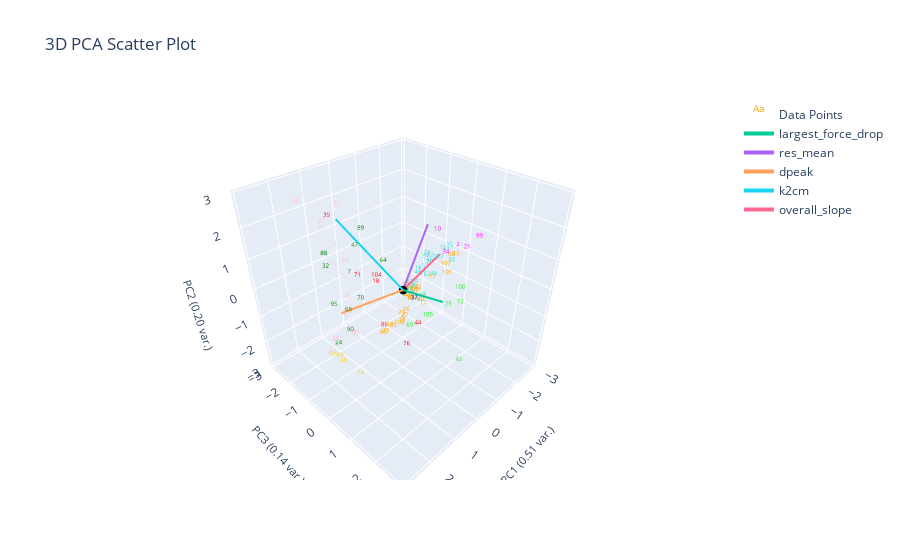

Notebook code for this chart:
### Markdown cell above
# Nearest Centroid
- Each class is represented by it's centroid, with test sample classified to the class with the nearest centroid

### Code cell
from sklearn.neighbors import NearestCentroid

X = plotting.extract_numerical_features(marions_labeled_data).values.tolist()
y = marions_labeled_data[f'{ylabel_name}_nums'].values.tolist()
nc = NearestCentroid()
nc.fit(X,y)
nc_predictions = pd.Series(nc.predict(clustering_features.values))

nc_actual = marions_labeled_data[f'{ylabel_name}_nums']
nc_changed_ylabel_idxs = find_changed_ylabel_data(nc_predictions, nc_actual)
nc_corrected_predictions = correct_pseudo_ylabels_to_actual(nc_predictions, nc_actual, nc_changed_ylabel_idxs)

plotting.plot_cluster_subplots(nc_corrected_predictions, curve_data, 
                                  clustering_method="Nearest Centroid", 
                                  cluster_category_names=cluster_num_to_ylabel,
                                  bold_idxs=nc_actual.index
                                  )
plotting.plot_cluster_subplots(nc_predictions, curve_data,
                                  clustering_method="Nearest Centroid", 
                                  cluster_category_names=cluster_num_to_ylabel,
                                  pseudo_corrections=nc_corrected_predictions,
                                  bold_idxs=nc_actual.index
                                  )
plotting.plot_pca(clustering_features, nc_predictions, 3,
                  graph_title=f'',
                  ylabel_name=ylabel_name,)

### Figure 1 — Plotly figure (JSON) as saved in the notebook; plotly's stock layout.template omitted (floating-point values rounded to 4 significant figures)
{"data": [{"mode": "text", "name": "Data Points", "text": ["0", "1", "2", "3", "4", "5", "6", "7", "8", "9", "10", "11", "12", "13", "14", "15", "16", "17", "18", "19", "20", "21", "22", "23", "24", "25", "26", "27", "28", "29", "30", "31", "32", "33", "34", "35", "36", "37", "38", "39", "40", "41", "42", "43", "44", "45", "46", "47", "48", "49", "50", "51", "52", "53", "54", "55", "56", "57", "58", "59", "60", "61", "62", "63", "64", "65", "66", "67", "68", "69", "70", "71", "72", "73", "74", "75", "76", "77", "78", "79", "80", "81", "82", "83", "84", "85", "86", "87", "88", "89", "90", "91", "92", "93", "94", "95", "96", "97", "98", "99", "100", "101", "102", "103", "104", "105", "106", "107", "108", "109"], "textfont": {"color": ["orange", "turquoise", "magenta", "pink", "turquoise", "pink", "magenta", "green", "orange", "orange", "magenta", "turquoise", "orange", "orange", "orange", "turquoise", "turquoise", "orange", "red", "pink", "orange", "magenta", "turquoise", "turquoise", "green", "lime", "orange", "pink", "orange", "orange", "pink", "turquoise", "green", "orange", "magenta", "red", "pink", "blue", "pink", "orange", "orange", "pink", "orange", "lime", "red", "turquoise", "turquoise", "green", "gold", "turquoise", "turquoise", "turquoise", "turquoise", "pink", "orange", "pink", "orange", "pink", "turquoise", "orange", "turquoise", "pink", "turquoise", "orange", "green", "green", "orange", "pink", "magenta", "lime", "green", "red", "lime", "orange", "gold", "turquoise", "red", "turquoise", "pink", "orange", "gold", "orange", "turquoise", "orange", "magenta", "orange", "red", "pink", "green", "green", "green", "turquoise", "orange", "turquoise", "turquoise", "green", "orange", "pink", "orange", "magenta", "lime", "orange", "magenta", "turquoise", "red", "lime", "magenta", "orange", "orange", "gold"], "size": 6}, "type": "scatter3d", "x": [-0.4106, -0.9288, -2.596, 1.104, -0.04511, 1.466, -4.148, 1.804, -0.3853, 0.000174, -2.121, -1.442, 0.07756, 0.2565, 0.3918, -2.119, -0.9654, -1.382, 1.491, 1.185, 0.3561, -1.272, -1.627, -1.172, 1.882, 0.191, -0.1242, 1.567, -0.1115, 0.01755, 1.734, -2.217, 1.471, -2.439, -1.071, 2.383, 1.738, 0.1452, 2.03, -0.7734, -0.4269, 1.234, -0.2648, 1.211, 0.8373, -0.2236, -0.9016, 1.719, 2.593, -0.6936, -1.217, -0.9873, -1.33, 0.9893, -0.5549, 1.224, -0.03471, 2.119, -0.4056, -0.5167, 0.1873, 1.594, -1.097, -0.4578, 0.6658, 1.541, -0.5375, 1.385, -3.767, 2.065, 1.667, 2.267, 0.9181, -0.6715, 2.547, -2.345, 1.713, -1.346, 1.47, 0.6275, 2.234, -0.5391, -0.5084, -0.5667, -3.086, 0.4854, 2.083, 1.533, 2.35, 0.9782, 1.906, -1.156, -0.8135, -1.657, -0.5038, 1.814, 0.7143, 1.507, -2.284, -2.536, 0.03863, -1.921, -3.354, -1.303, 1.322, 0.7258, -4.755, -1.993, 0.185, 2.366], "y": [-0.1336, -0.245, -0.0996, -1.642, 0.7684, -0.7981, -0.2511, -0.1305, -0.03606, -0.01009, -0.5867, -0.397, 0.8814, 0.2269, -0.162, -0.324, -0.3004, -0.07603, 0.5295, -1.677, 0.4095, 1.204, -0.4341, -0.1638, -0.8133, 1.849, 0.1201, -1.445, 0.2224, -0.05074, -2.329, -0.2818, -1.661, -0.04144, 0.6504, -0.01132, -1.268, 0.5861, -0.7415, 0.09165, -0.2621, -1.078, 0.4705, 3.064, 1.393, 0.04536, -0.2687, 0.05331, 0.3655, 0.5424, -0.07552, -0.06003, -0.3571, -1.365, -0.04577, 0.04454, 0.1263, -0.8369, -0.02147, -0.3964, 0.8656, -0.6886, -0.05282, -0.1158, -0.07978, -0.6477, -0.06799, -0.3083, -0.2996, 2.278, 0.09565, 0.7689, 2.747, -0.1277, 0.9987, -0.2365, 1.836, -0.1956, -0.5988, -0.1188, -0.2943, -0.2451, -0.2033, -0.0763, -0.1993, 0.06686, 1.451, -0.748, -0.3496, -0.581, -0.1527, -0.3158, -0.1525, 0.4253, -0.00594, -0.9447, -0.1243, -0.4438, -0.0895, 0.725, 2.076, 0.05319, -0.1952, 0.1731, 0.3696, 1.629, -0.1863, -0.06404, 0.02932, -0.4441], "z": [-0.8724, -0.04772, 0.1429, 1.06, 0.0005921, 0.5397, 1.092, 1.156, -0.4434, -1.348, 0.7049, 0.1231, -0.2161, -1.136, -1.441, 0.1429, -0.08318, -0.4948, 1.041, 0.4144, -0.7653, 1.165, 0.02055, 0.4204, -1.654, 0.3368, -0.4292, 2.029, -0.4424, -1.144, 2.361, 0.06222, 0.47, -0.1083, 0.8491, 3.011, 2.01, -0.1701, -1.361, -0.867, -0.8309, -0.4348, -0.4918, -0.09782, -0.1891, -0.3818, -0.2061, 1.985, -1.075, 0.225, 0.1545, 0.4271, -0.2145, 0.5791, -0.8905, -0.04316, -0.9442, -1.91, -0.337, -0.5344, -0.04446, 2.792, -0.274, -0.8517, 1.018, -0.4998, -0.6077, 0.9178, 1.054, 1.014, 0.3784, 1.723, 1.296, -0.6699, -1.099, 0.1614, -0.06598, 0.01022, -1.393, -1.534, -1.574, -0.5951, -0.3348, -0.4594, 0.3475, -1.307, 0.5324, -0.7392, 1.851, 1.928, -0.7173, -0.4028, -0.6668, 0.2206, -0.207, -0.3249, -1.557, -1.273, -0.09006, 0.8118, 0.9064, -0.5457, 0.5385, 0.3721, 1.072, 0.1508, 1.036, -0.2881, -1.389, -1.542]}, {"marker": {"color": "black", "size": 3}, "mode": "markers", "name": "Origin", "showlegend": false, "type": "scatter3d", "x": [0], "y": [0], "z": [0]}, {"line": {"width": 4}, "mode": "lines+text", "name": "largest_force_drop", "textposition": "top center", "type": "scatter3d", "x": [0, 1.091], "y": [0, 2.378], "z": [0, 1.397]}, {"line": {"width": 4}, "mode": "lines+text", "name": "res_mean", "textposition": "top center", "type": "scatter3d", "x": [0, -1.331], "y": [0, -0.3095], "z": [0, 1.522]}, {"line": {"width": 4}, "mode": "lines+text", "name": "dpeak", "textposition": "top center", "type": "scatter3d", "x": [0, 1.612], "y": [0, -0.8751], "z": [0, -0.441]}, {"line": {"width": 4}, "mode": "lines+text", "name": "k2cm", "textposition": "top center", "type": "scatter3d", "x": [0, 1.002], "y": [0, -1.575], "z": [0, 2.059]}, {"line": {"width": 4}, "mode": "lines+text", "name": "overall_slope", "textposition": "top center", "type": "scatter3d", "x": [0, -1.56], "y": [0, 0.01097], "z": [0, 0.5458]}], "layout": {"autosize": true, "scene": {"aspectmode": "cube", "xaxis": {"range": [-3.064, 3.064], "title": {"font": {"size": 11}, "text": "PC1 (0.51 var.)"}}, "yaxis": {"range": [-3.064, 3.064], "title": {"font": {"size": 11}, "text": "PC3 (0.14 var.)"}}, "zaxis": {"range": [-3.064, 3.064], "title": {"font": {"size": 11}, "text": "PC2 (0.20 var.)"}}}, "title": {"text": "3D PCA Scatter Plot"}}}
